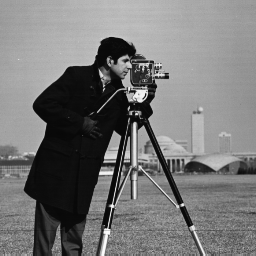
#> input picture 20XW97 - COMPUTER VISION LAB/worksheets/ws1/cameraman.tif, 256 x 256 px
$ jupyter execute Task4.ipynb
#> lines starting #> are read from the running program, lines starting #| are printed output that depends on the picture
#### Scramble Image

[cell 1]
import numpy as np
import cv2
import matplotlib.pyplot as plt

[cell 2]
img = cv2.imread('./cameraman.tif',0)
#> img is the input picture: shape (256, 256); min 7, max 253, mean 118.7
plt.imshow(img,cmap='gray')
plt.show()

[cell 3]
np.random.shuffle(img)
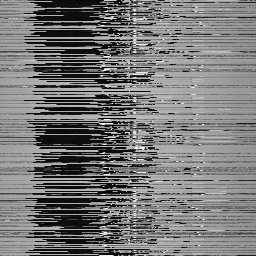
#> img: shape (256, 256); min 7, max 253, mean 118.7
plt.imshow(img,cmap='gray')
plt.show()
